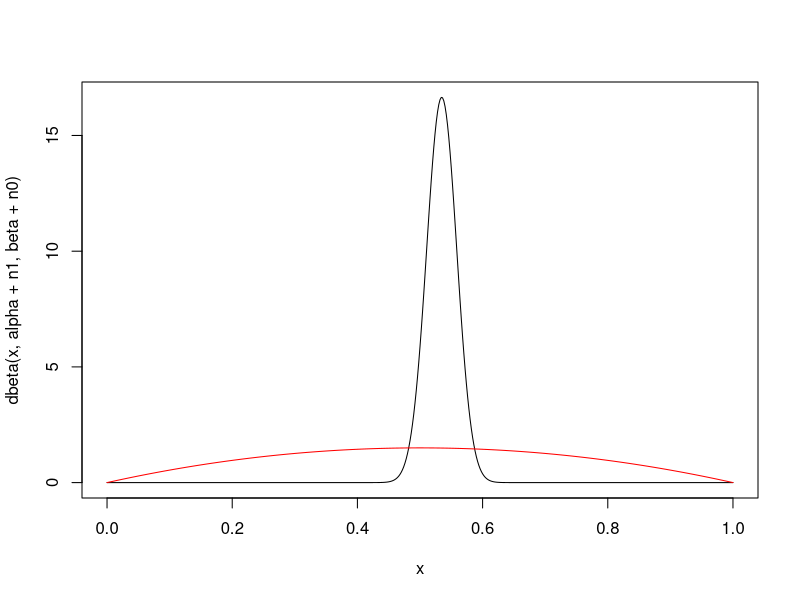
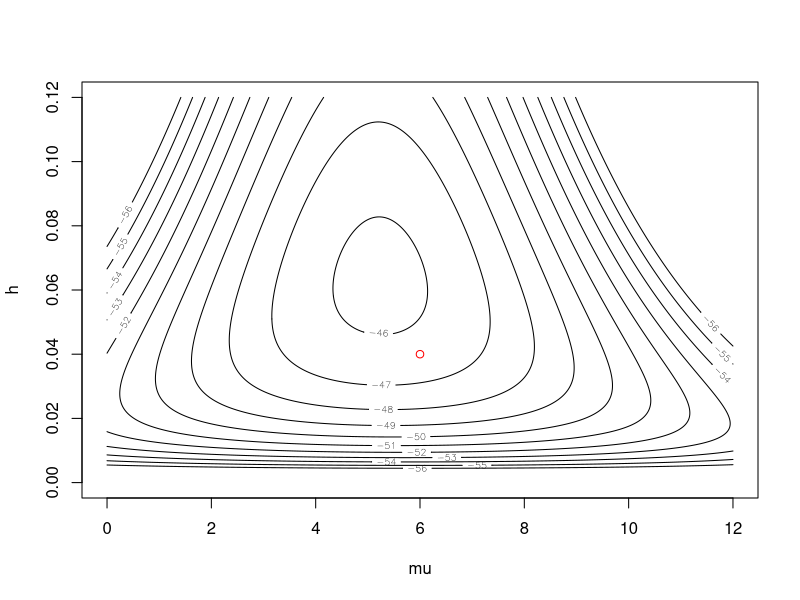
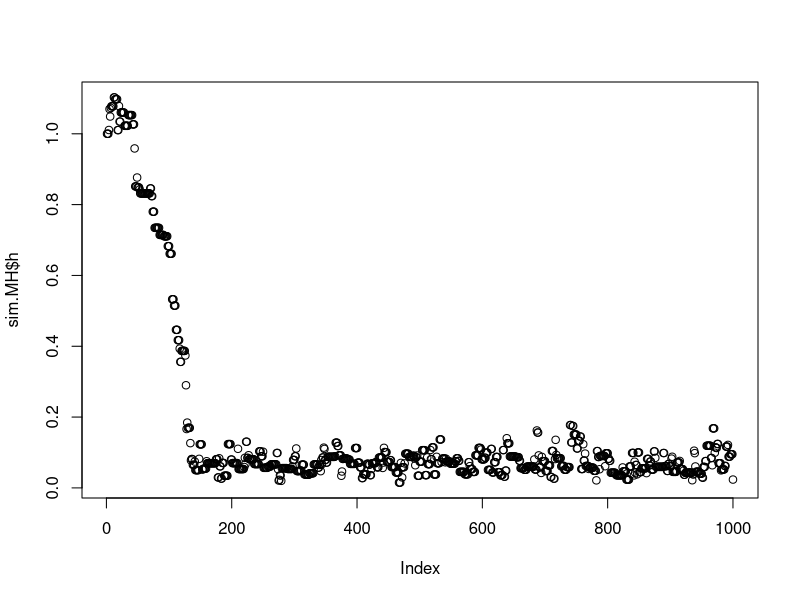
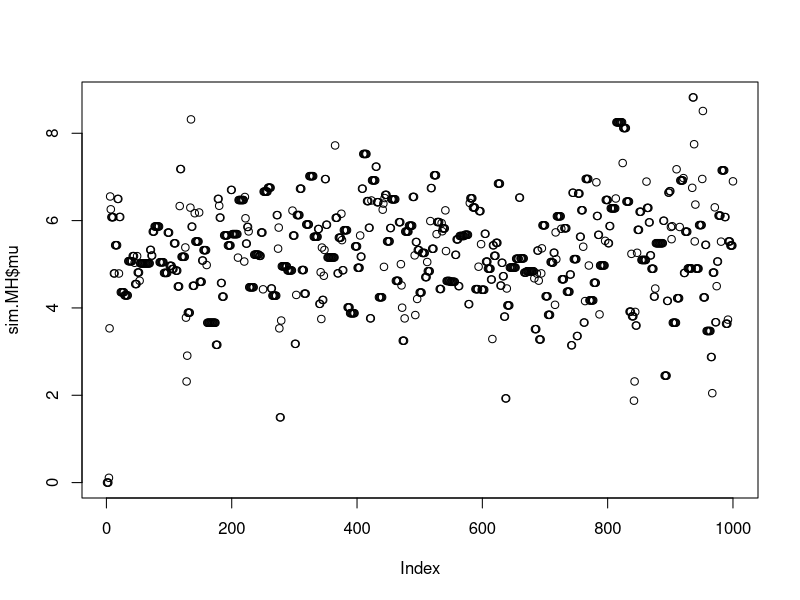
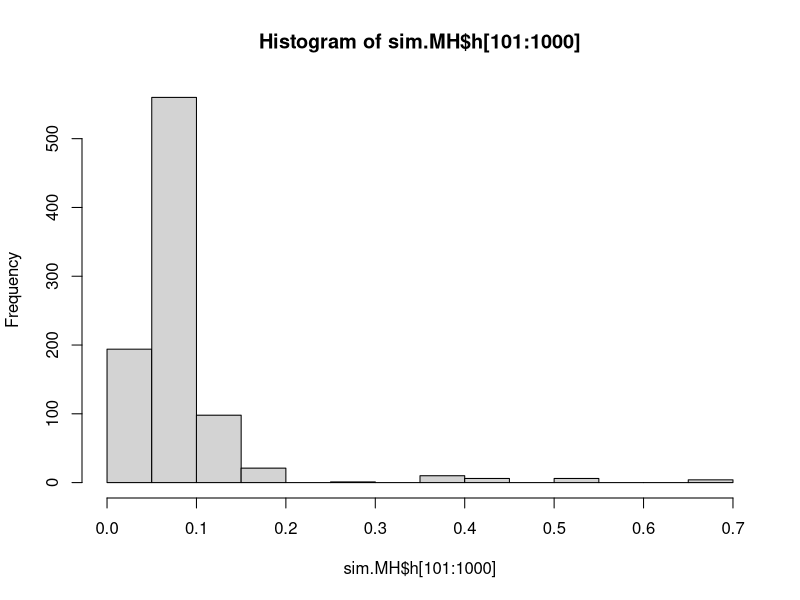
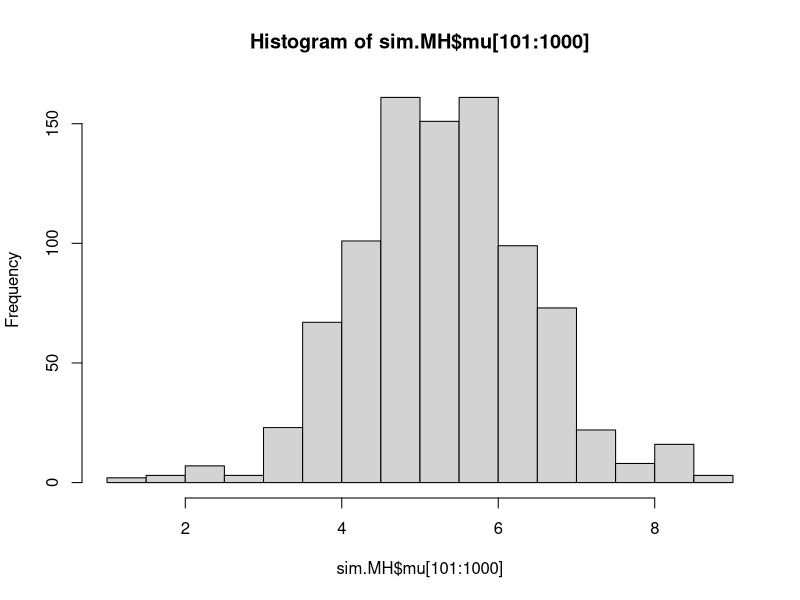

Here is the R script that generated these plots, in order:
## ---- chunk 1
n0 = 200; n1 = 230; alpha=2; beta=2
x = seq(0, 1, by=0.002)
plot(x, dbeta(x, alpha+n1, beta+n0), type='l')
lines(x, dbeta(x, alpha, beta), col='red')
## ---- chunk 2
# Vraies valeurs des paramètres
vrai.mu = 6
vrai.h = 0.04
vrai.sigma = 1/sqrt(vrai.h)

# Données simulatées, statistiques suffisantes
n = 10
y = rnorm(n, vrai.mu, vrai.sigma)
y.bar = mean(y)
y2.bar = mean(y^2)

# Hyper-paramètres
mu.bar = 10
omega.bar = 0.01
nu.bar = 4
s2.bar = 0.01
## ---- chunk 3
# Densité a priori de mu
lnp.mu = function(mu) {
	lnp = dnorm(mu,mu.bar,1/sqrt(omega.bar),log=TRUE)
}

# Densité a priori de h
lnp.h = function(h) {
	lnp = log(s2.bar) + dchisq(h*s2.bar,nu.bar,log=TRUE)
}

# Densité des données
lnp.y..mu.h = function(mu, h) {
	lnp = (n/2)*log(h) - (n/2)*log(2*pi)
	lnp = lnp - 0.5*h*n * (y2.bar - 2*y.bar*mu + mu^2)	
}
## ---- chunk 4
# Densité a posteriori de mu and h, pas normalisée
lnp.mu.h..y = function(mu,h) {
	lnp = lnp.mu(mu) + lnp.h(h) + lnp.y..mu.h(mu,h)
}

# Fonction pour faire un graphique de la densité a posteriori
do.plot = function() {
	mu = seq(0,12,by=0.01)
	h = seq(0,0.12,by=0.0001)
	p = outer(mu,h,FUN=lnp.mu.h..y)
	levels = c(-46,-47,-48,-49,-50,-51,-52,-53,-54,-55,-56)
	contour(mu,h,p,xlab='mu',ylab='h',levels=levels)
	points(vrai.mu, vrai.h, col='red')	
}
## ---- chunk 5
do.plot()
## ---- chunk 6
Metro.sim = function(M) {
  mu = vector('numeric',M); h = vector('numeric',M)
  mu[1] = 0; h[1] = 1
  lnp = lnp.mu.h..y(mu[1], h[1])
  for( m in seq(2,M) ) {
    h.et=rnorm(1,h[m-1],0.05); mu.et=rnorm(1,mu[m-1],2.0)
    if( h.et > 0.0 ) {
      lnp.et = lnp.mu.h..y(mu.et, h.et)
    } else lnp.et = -Inf
    H = exp(lnp.et - lnp)
    if( runif(1) < H ) {
      h[m] = h.et; mu[m] = mu.et; lnp = lnp.et
    } else {
      h[m] = h[m-1]; mu[m] = mu[m-1]
    }
  }
  list(mu=mu, h=h)
}
## ---- chunk 7
sim.MH = Metro.sim(1000)
plot(sim.MH$h)
## ---- chunk 8
plot(sim.MH$mu)
## ---- chunk 9
hist(sim.MH$h[101:1000], 20)
## ---- chunk 10
hist(sim.MH$mu[101:1000], 20)
